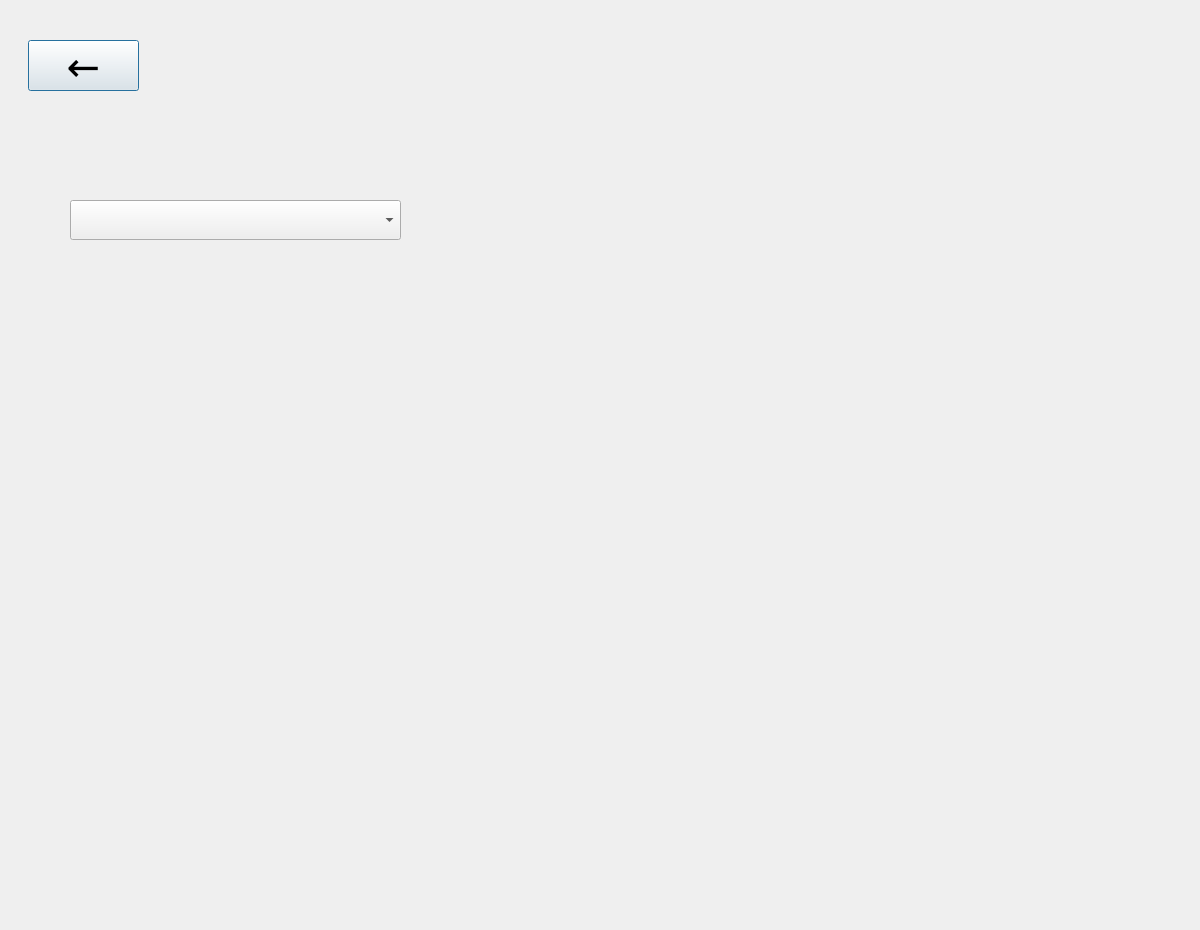
<?xml version="1.0" encoding="UTF-8"?>
<ui version="4.0">
 <class>Dialog</class>
 <widget class="QDialog" name="Dialog">
  <property name="geometry">
   <rect>
    <x>0</x>
    <y>0</y>
    <width>1200</width>
    <height>930</height>
   </rect>
  </property>
  <property name="windowTitle">
   <string>Dialog</string>
  </property>
  <widget class="QWidget" name="verticalLayoutWidget">
   <property name="geometry">
    <rect>
     <x>70</x>
     <y>250</y>
     <width>881</width>
     <height>581</height>
    </rect>
   </property>
   <layout class="QVBoxLayout" name="vLay2"/>
  </widget>
  <widget class="QLabel" name="lbl_bg2">
   <property name="geometry">
    <rect>
     <x>0</x>
     <y>0</y>
     <width>64</width>
     <height>15</height>
    </rect>
   </property>
   <property name="text">
    <string/>
   </property>
  </widget>
  <widget class="QComboBox" name="cmbGraph2">
   <property name="geometry">
    <rect>
     <x>70</x>
     <y>200</y>
     <width>331</width>
     <height>40</height>
    </rect>
   </property>
  </widget>
  <widget class="QPushButton" name="btnPrev2_2">
   <property name="geometry">
    <rect>
     <x>28</x>
     <y>40</y>
     <width>111</width>
     <height>51</height>
    </rect>
   </property>
   <property name="font">
    <font>
     <family>Hancom Gothic</family>
     <pointsize>30</pointsize>
    </font>
   </property>
   <property name="text">
    <string>←</string>
   </property>
  </widget>
  <zorder>lbl_bg2</zorder>
  <zorder>verticalLayoutWidget</zorder>
  <zorder>cmbGraph2</zorder>
  <zorder>btnPrev2_2</zorder>
 </widget>
 <resources/>
 <connections/>
</ui>
